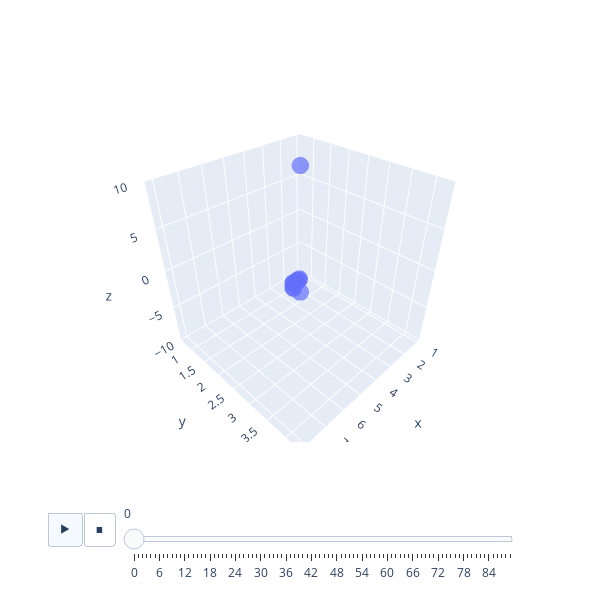

Here is the notebook cell this chart was saved with:
### Code cell
animate3d(shapes)
#STOPPED HERE...

### Figure 1 — Plotly figure (JSON) as saved in the notebook; plotly's stock layout.template omitted (floating-point values rounded to 4 significant figures)
{"data": [{"marker": {"opacity": 0.7, "size": 6}, "mode": "markers", "name": "0", "type": "scatter3d", "x": [8.07, 8.009, 8.007, 7.888, 7.874, 7.814, 7.754, 7.73, 7.687, 1.019], "y": [4.241, 4.086, 4.074, 4.012, 4.014, 4.032, 4.024, 4.044, 4.029, 0.6808], "z": [7.667, 7.463, 7.484, 7.546, 7.534, 7.578, 7.619, 7.686, 7.672, 6.411]}], "layout": {"height": 600, "scene": {"aspectratio": {"x": 1, "y": 1, "z": 1}, "zaxis": {"autorange": false, "range": [-10, 10]}}, "sliders": [{"len": 0.9, "pad": {"b": 10, "t": 60}, "steps": [{"args": [["0"], {"frame": {"duration": 0}, "fromcurrent": true, "transition": {"duration": 0, "easing": "cubic-in-out"}}], "label": "0", "method": "animate"}, {"args": [["1"], {"frame": {"duration": 0}, "fromcurrent": true, "transition": {"duration": 0, "easing": "cubic-in-out"}}], "label": "1", "method": "animate"}, {"args": [["2"], {"frame": {"duration": 0}, "fromcurrent": true, "transition": {"duration": 0, "easing": "cubic-in-out"}}], "label": "2", "method": "animate"}, {"args": [["3"], {"frame": {"duration": 0}, "fromcurrent": true, "transition": {"duration": 0, "easing": "cubic-in-out"}}], "label": "3", "method": "animate"}, {"args": [["4"], {"frame": {"duration": 0}, "fromcurrent": true, "transition": {"duration": 0, "easing": "cubic-in-out"}}], "label": "4", "method": "animate"}, {"args": [["5"], {"frame": {"duration": 0}, "fromcurrent": true, "transition": {"duration": 0, "easing": "cubic-in-out"}}], "label": "5", "method": "animate"}, {"args": [["6"], {"frame": {"duration": 0}, "fromcurrent": true, "transition": {"duration": 0, "easing": "cubic-in-out"}}], "label": "6", "method": "animate"}, {"args": [["7"], {"frame": {"duration": 0}, "fromcurrent": true, "transition": {"duration": 0, "easing": "cubic-in-out"}}], "label": "7", "method": "animate"}, {"args": [["8"], {"frame": {"duration": 0}, "fromcurrent": true, "transition": {"duration": 0, "easing": "cubic-in-out"}}], "label": "8", "method": "animate"}, {"args": [["9"], {"frame": {"duration": 0}, "fromcurrent": true, "transition": {"duration": 0, "easing": "cubic-in-out"}}], "label": "9", "method": "animate"}, {"args": [["10"], {"frame": {"duration": 0}, "fromcurrent": true, "transition": {"duration": 0, "easing": "cubic-in-out"}}], "label": "10", "method": "animate"}, {"args": [["11"], {"frame": {"duration": 0}, "fromcurrent": true, "transition": {"duration": 0, "easing": "cubic-in-out"}}], "label": "11", "method": "animate"}, {"args": [["12"], {"frame": {"duration": 0}, "fromcurrent": true, "transition": {"duration": 0, "easing": "cubic-in-out"}}], "label": "12", "method": "animate"}, {"args": [["13"], {"frame": {"duration": 0}, "fromcurrent": true, "transition": {"duration": 0, "easing": "cubic-in-out"}}], "label": "13", "method": "animate"}, {"args": [["14"], {"frame": {"duration": 0}, "fromcurrent": true, "transition": {"duration": 0, "easing": "cubic-in-out"}}], "label": "14", "method": "animate"}, {"args": [["15"], {"frame": {"duration": 0}, "fromcurrent": true, "transition": {"duration": 0, "easing": "cubic-in-out"}}], "label": "15", "method": "animate"}, {"args": [["16"], {"frame": {"duration": 0}, "fromcurrent": true, "transition": {"duration": 0, "easing": "cubic-in-out"}}], "label": "16", "method": "animate"}, {"args": [["17"], {"frame": {"duration": 0}, "fromcurrent": true, "transition": {"duration": 0, "easing": "cubic-in-out"}}], "label": "17", "method": "animate"}, {"args": [["18"], {"frame": {"duration": 0}, "fromcurrent": true, "transition": {"duration": 0, "easing": "cubic-in-out"}}], "label": "18", "method": "animate"}, {"args": [["19"], {"frame": {"duration": 0}, "fromcurrent": true, "transition": {"duration": 0, "easing": "cubic-in-out"}}], "label": "19", "method": "animate"}, {"args": [["20"], {"frame": {"duration": 0}, "fromcurrent": true, "transition": {"duration": 0, "easing": "cubic-in-out"}}], "label": "20", "method": "animate"}, {"args": [["21"], {"frame": {"duration": 0}, "fromcurrent": true, "transition": {"duration": 0, "easing": "cubic-in-out"}}], "label": "21", "method": "animate"}, {"args": [["22"], {"frame": {"duration": 0}, "fromcurrent": true, "transition": {"duration": 0, "easing": "cubic-in-out"}}], "label": "22", "method": "animate"}, {"args": [["23"], {"frame": {"duration": 0}, "fromcurrent": true, "transition": {"duration": 0, "easing": "cubic-in-out"}}], "label": "23", "method": "animate"}, {"args": [["24"], {"frame": {"duration": 0}, "fromcurrent": true, "transition": {"duration": 0, "easing": "cubic-in-out"}}], "label": "24", "method": "animate"}, {"args": [["25"], {"frame": {"duration": 0}, "fromcurrent": true, "transition": {"duration": 0, "easing": "cubic-in-out"}}], "label": "25", "method": "animate"}, {"args": [["26"], {"frame": {"duration": 0}, "fromcurrent": true, "transition": {"duration": 0, "easing": "cubic-in-out"}}], "label": "26", "method": "animate"}, {"args": [["27"], {"frame": {"duration": 0}, "fromcurrent": true, "transition": {"duration": 0, "easing": "cubic-in-out"}}], "label": "27", "method": "animate"}, {"args": [["28"], {"frame": {"duration": 0}, "fromcurrent": true, "transition": {"duration": 0, "easing": "cubic-in-out"}}], "label": "28", "method": "animate"}, {"args": [["29"], {"frame": {"duration": 0}, "fromcurrent": true, "transition": {"duration": 0, "easing": "cubic-in-out"}}], "label": "29", "method": "animate"}, {"args": [["30"], {"frame": {"duration": 0}, "fromcurrent": true, "transition": {"duration": 0, "easing": "cubic-in-out"}}], "label": "30", "method": "animate"}, {"args": [["31"], {"frame": {"duration": 0}, "fromcurrent": true, "transition": {"duration": 0, "easing": "cubic-in-out"}}], "label": "31", "method": "animate"}, {"args": [["32"], {"frame": {"duration": 0}, "fromcurrent": true, "transition": {"duration": 0, "easing": "cubic-in-out"}}], "label": "32", "method": "animate"}, {"args": [["33"], {"frame": {"duration": 0}, "fromcurrent": true, "transition": {"duration": 0, "easing": "cubic-in-out"}}], "label": "33", "method": "animate"}, {"args": [["34"], {"frame": {"duration": 0}, "fromcurrent": true, "transition": {"duration": 0, "easing": "cubic-in-out"}}], "label": "34", "method": "animate"}, {"args": [["35"], {"frame": {"duration": 0}, "fromcurrent": true, "transition": {"duration": 0, "easing": "cubic-in-out"}}], "label": "35", "method": "animate"}, {"args": [["36"], {"frame": {"duration": 0}, "fromcurrent": true, "transition": {"duration": 0, "easing": "cubic-in-out"}}], "label": "36", "method": "animate"}, {"args": [["37"], {"frame": {"duration": 0}, "fromcurrent": true, "transition": {"duration": 0, "easing": "cubic-in-out"}}], "label": "37", "method": "animate"}, {"args": [["38"], {"frame": {"duration": 0}, "fromcurrent": true, "transition": {"duration": 0, "easing": "cubic-in-out"}}], "label": "38", "method": "animate"}, {"args": [["39"], {"frame": {"duration": 0}, "fromcurrent": true, "transition": {"duration": 0, "easing": "cubic-in-out"}}], "label": "39", "method": "animate"}, {"args": [["40"], {"frame": {"duration": 0}, "fromcurrent": true, "transition": {"duration": 0, "easing": "cubic-in-out"}}], "label": "40", "method": "animate"}, {"args": [["41"], {"frame": {"duration": 0}, "fromcurrent": true, "transition": {"duration": 0, "easing": "cubic-in-out"}}], "label": "41", "method": "animate"}, {"args": [["42"], {"frame": {"duration": 0}, "fromcurrent": true, "transition": {"duration": 0, "easing": "cubic-in-out"}}], "label": "42", "method": "animate"}, {"args": [["43"], {"frame": {"duration": 0}, "fromcurrent": true, "transition": {"duration": 0, "easing": "cubic-in-out"}}], "label": "43", "method": "animate"}, {"args": [["44"], {"frame": {"duration": 0}, "fromcurrent": true, "transition": {"duration": 0, "easing": "cubic-in-out"}}], "label": "44", "method": "animate"}, {"args": [["45"], {"frame": {"duration": 0}, "fromcurrent": true, "transition": {"duration": 0, "easing": "cubic-in-out"}}], "label": "45", "method": "animate"}, {"args": [["46"], {"frame": {"duration": 0}, "fromcurrent": true, "transition": {"duration": 0, "easing": "cubic-in-out"}}], "label": "46", "method": "animate"}, {"args": [["47"], {"frame": {"duration": 0}, "fromcurrent": true, "transition": {"duration": 0, "easing": "cubic-in-out"}}], "label": "47", "method": "animate"}, {"args": [["48"], {"frame": {"duration": 0}, "fromcurrent": true, "transition": {"duration": 0, "easing": "cubic-in-out"}}], "label": "48", "method": "animate"}, {"args": [["49"], {"frame": {"duration": 0}, "fromcurrent": true, "transition": {"duration": 0, "easing": "cubic-in-out"}}], "label": "49", "method": "animate"}, {"args": [["50"], {"frame": {"duration": 0}, "fromcurrent": true, "transition": {"duration": 0, "easing": "cubic-in-out"}}], "label": "50", "method": "animate"}, {"args": [["51"], {"frame": {"duration": 0}, "fromcurrent": true, "transition": {"duration": 0, "easing": "cubic-in-out"}}], "label": "51", "method": "animate"}, {"args": [["52"], {"frame": {"duration": 0}, "fromcurrent": true, "transition": {"duration": 0, "easing": "cubic-in-out"}}], "label": "52", "method": "animate"}, {"args": [["53"], {"frame": {"duration": 0}, "fromcurrent": true, "transition": {"duration": 0, "easing": "cubic-in-out"}}], "label": "53", "method": "animate"}, {"args": [["54"], {"frame": {"duration": 0}, "fromcurrent": true, "transition": {"duration": 0, "easing": "cubic-in-out"}}], "label": "54", "method": "animate"}, {"args": [["55"], {"frame": {"duration": 0}, "fromcurrent": true, "transition": {"duration": 0, "easing": "cubic-in-out"}}], "label": "55", "method": "animate"}, {"args": [["56"], {"frame": {"duration": 0}, "fromcurrent": true, "transition": {"duration": 0, "easing": "cubic-in-out"}}], "label": "56", "method": "animate"}, {"args": [["57"], {"frame": {"duration": 0}, "fromcurrent": true, "transition": {"duration": 0, "easing": "cubic-in-out"}}], "label": "57", "method": "animate"}, {"args": [["58"], {"frame": {"duration": 0}, "fromcurrent": true, "transition": {"duration": 0, "easing": "cubic-in-out"}}], "label": "58", "method": "animate"}, {"args": [["59"], {"frame": {"duration": 0}, "fromcurrent": true, "transition": {"duration": 0, "easing": "cubic-in-out"}}], "label": "59", "method": "animate"}, {"args": [["60"], {"frame": {"duration": 0}, "fromcurrent": true, "transition": {"duration": 0, "easing": "cubic-in-out"}}], "label": "60", "method": "animate"}, {"args": [["61"], {"frame": {"duration": 0}, "fromcurrent": true, "transition": {"duration": 0, "easing": "cubic-in-out"}}], "label": "61", "method": "animate"}, {"args": [["62"], {"frame": {"duration": 0}, "fromcurrent": true, "transition": {"duration": 0, "easing": "cubic-in-out"}}], "label": "62", "method": "animate"}, {"args": [["63"], {"frame": {"duration": 0}, "fromcurrent": true, "transition": {"duration": 0, "easing": "cubic-in-out"}}], "label": "63", "method": "animate"}, {"args": [["64"], {"frame": {"duration": 0}, "fromcurrent": true, "transition": {"duration": 0, "easing": "cubic-in-out"}}], "label": "64", "method": "animate"}, {"args": [["65"], {"frame": {"duration": 0}, "fromcurrent": true, "transition": {"duration": 0, "easing": "cubic-in-out"}}], "label": "65", "method": "animate"}, {"args": [["66"], {"frame": {"duration": 0}, "fromcurrent": true, "transition": {"duration": 0, "easing": "cubic-in-out"}}], "label": "66", "method": "animate"}, {"args": [["67"], {"frame": {"duration": 0}, "fromcurrent": true, "transition": {"duration": 0, "easing": "cubic-in-out"}}], "label": "67", "method": "animate"}, {"args": [["68"], {"frame": {"duration": 0}, "fromcurrent": true, "transition": {"duration": 0, "easing": "cubic-in-out"}}], "label": "68", "method": "animate"}, {"args": [["69"], {"frame": {"duration": 0}, "fromcurrent": true, "transition": {"duration": 0, "easing": "cubic-in-out"}}], "label": "69", "method": "animate"}, {"args": [["70"], {"frame": {"duration": 0}, "fromcurrent": true, "transition": {"duration": 0, "easing": "cubic-in-out"}}], "label": "70", "method": "animate"}, {"args": [["71"], {"frame": {"duration": 0}, "fromcurrent": true, "transition": {"duration": 0, "easing": "cubic-in-out"}}], "label": "71", "method": "animate"}, {"args": [["72"], {"frame": {"duration": 0}, "fromcurrent": true, "transition": {"duration": 0, "easing": "cubic-in-out"}}], "label": "72", "method": "animate"}, {"args": [["73"], {"frame": {"duration": 0}, "fromcurrent": true, "transition": {"duration": 0, "easing": "cubic-in-out"}}], "label": "73", "method": "animate"}, {"args": [["74"], {"frame": {"duration": 0}, "fromcurrent": true, "transition": {"duration": 0, "easing": "cubic-in-out"}}], "label": "74", "method": "animate"}, {"args": [["75"], {"frame": {"duration": 0}, "fromcurrent": true, "transition": {"duration": 0, "easing": "cubic-in-out"}}], "label": "75", "method": "animate"}, {"args": [["76"], {"frame": {"duration": 0}, "fromcurrent": true, "transition": {"duration": 0, "easing": "cubic-in-out"}}], "label": "76", "method": "animate"}, {"args": [["77"], {"frame": {"duration": 0}, "fromcurrent": true, "transition": {"duration": 0, "easing": "cubic-in-out"}}], "label": "77", "method": "animate"}, {"args": [["78"], {"frame": {"duration": 0}, "fromcurrent": true, "transition": {"duration": 0, "easing": "cubic-in-out"}}], "label": "78", "method": "animate"}, {"args": [["79"], {"frame": {"duration": 0}, "fromcurrent": true, "transition": {"duration": 0, "easing": "cubic-in-out"}}], "label": "79", "method": "animate"}, {"args": [["80"], {"frame": {"duration": 0}, "fromcurrent": true, "transition": {"duration": 0, "easing": "cubic-in-out"}}], "label": "80", "method": "animate"}, {"args": [["81"], {"frame": {"duration": 0}, "fromcurrent": true, "transition": {"duration": 0, "easing": "cubic-in-out"}}], "label": "81", "method": "animate"}, {"args": [["82"], {"frame": {"duration": 0}, "fromcurrent": true, "transition": {"duration": 0, "easing": "cubic-in-out"}}], "label": "82", "method": "animate"}, {"args": [["83"], {"frame": {"duration": 0}, "fromcurrent": true, "transition": {"duration": 0, "easing": "cubic-in-out"}}], "label": "83", "method": "animate"}, {"args": [["84"], {"frame": {"duration": 0}, "fromcurrent": true, "transition": {"duration": 0, "easing": "cubic-in-out"}}], "label": "84", "method": "animate"}, {"args": [["85"], {"frame": {"duration": 0}, "fromcurrent": true, "transition": {"duration": 0, "easing": "cubic-in-out"}}], "label": "85", "method": "animate"}, {"args": [["86"], {"frame": {"duration": 0}, "fromcurrent": true, "transition": {"duration": 0, "easing": "cubic-in-out"}}], "label": "86", "method": "animate"}, {"args": [["87"], {"frame": {"duration": 0}, "fromcurrent": true, "transition": {"duration": 0, "easing": "cubic-in-out"}}], "label": "87", "method": "animate"}, {"args": [["88"], {"frame": {"duration": 0}, "fromcurrent": true, "transition": {"duration": 0, "easing": "cubic-in-out"}}], "label": "88", "method": "animate"}, {"args": [["89"], {"frame": {"duration": 0}, "fromcurrent": true, "transition": {"duration": 0, "easing": "cubic-in-out"}}], "label": "89", "method": "animate"}], "x": 0.1, "y": 0}], "title": {"text": ""}, "updatemenus": [{"buttons": [{"args": [null, {"frame": {"duration": 500}, "fromcurrent": true, "transition": {"duration": 500, "easing": "cubic-in-out"}}], "label": "&#9654;", "method": "animate"}, {"args": [[null], {"frame": {"duration": 0}, "fromcurrent": true, "transition": {"duration": 0, "easing": "cubic-in-out"}}], "label": "&#9724;", "method": "animate"}], "direction": "left", "pad": {"r": 10, "t": 70}, "type": "buttons", "x": 0.1, "y": 0}], "width": 600}}
